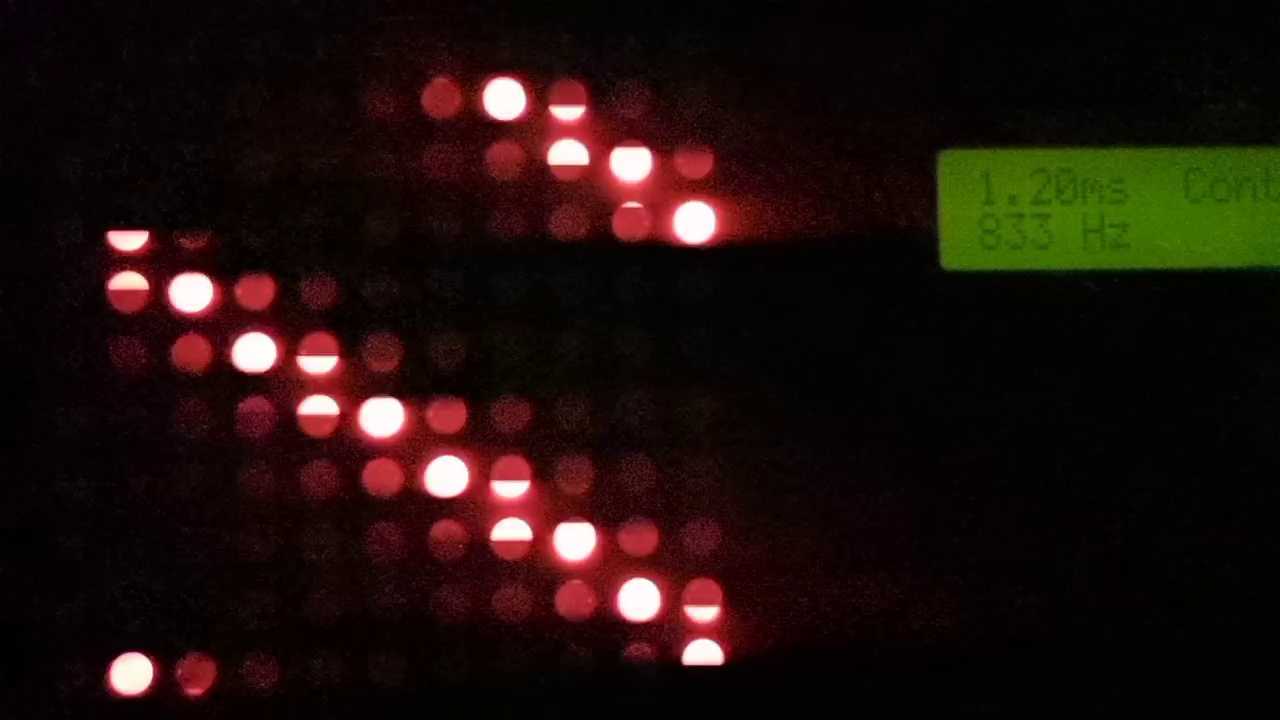
#> input picture rolling_shutter_skew/test_data/00010.jpg, 1280 x 720 px
$ python -i test_rolling_shutter_skew.py   (imports and definitions only)   (older library calls are emulated)
#> lines starting #> are read from the running program, lines starting #| are printed output that depends on the picture; after the words box and inside, x2 and y2 are one past the last pixel; in counts of white or black regions, pixels touching at a corner belong together
"""Experimentally determines a camera's rolling shutter skew.

See the accompanying PDF for instructions on how to use this test.
"""
# pylint: skip-file
from __future__ import division
from __future__ import print_function

import argparse
import glob
import math
import os
import sys


import cv2
# [4 lines of commented-out code are left out]
import numpy as np
import ioUtilities

# Constants for which direction the camera is facing.
FACING_FRONT = 0
FACING_BACK = 1
FACING_EXTERNAL = 2

# Camera capture defaults.
FPS = 30
WIDTH = 640
HEIGHT = 480
TEST_LENGTH = 1

# Each circle in a cluster must be within this many pixels of some other circle
# in the cluster.
CLUSTER_DISTANCE = 50.0 / HEIGHT
# A cluster must consist of at least this percentage of the total contours for
# it to be allowed into the computation.
MAJORITY_THRESHOLD = 0.7

# Constants to make sure the slope of the fitted line is reasonable.
SLOPE_MIN_THRESHOLD = 0.5
SLOPE_MAX_THRESHOLD = 1.5

# To improve readability of unit conversions.
SEC_TO_NSEC = float(10**9)
MSEC_TO_NSEC = float(10**6)
NSEC_TO_MSEC = 1.0 / float(10**6)


class RollingShutterArgumentParser(object):
    """Parses command line arguments for the rolling shutter test."""
    # [323 lines left out: functions __init__, parse_args, main, collect_data, load_data, find_average_shutter_skew and 1 more, not called in this run]


def android_image_to_opencv_image(img):
    if img.dtype == 'uint8':
        return img
    img *= 255
    img = img.astype(np.uint8)
    img = cv2.cvtColor(img, cv2.COLOR_RGB2BGR)
    return img


def find_contours(img):
    """Finds contours in the given image.

    Args:
        img: Image in Android camera RGB format.

    Returns:
        OpenCV-formatted contours, the original image in OpenCV format, a
        thresholded image with the contours drawn on, and a grayscale version of
        the image.
    """
    # Convert to format OpenCV can work with (BGR ordering with byte-ranged
    # values).
    img = android_image_to_opencv_image(img)

    # Since the LED colors for the panel we're using are red, we can get better
    # contours for the LEDs if we ignore the green and blue channels.  This also
    # makes it so we don't pick up the blue control screen of the LED panel.
    red_img = img[:, :, 2]
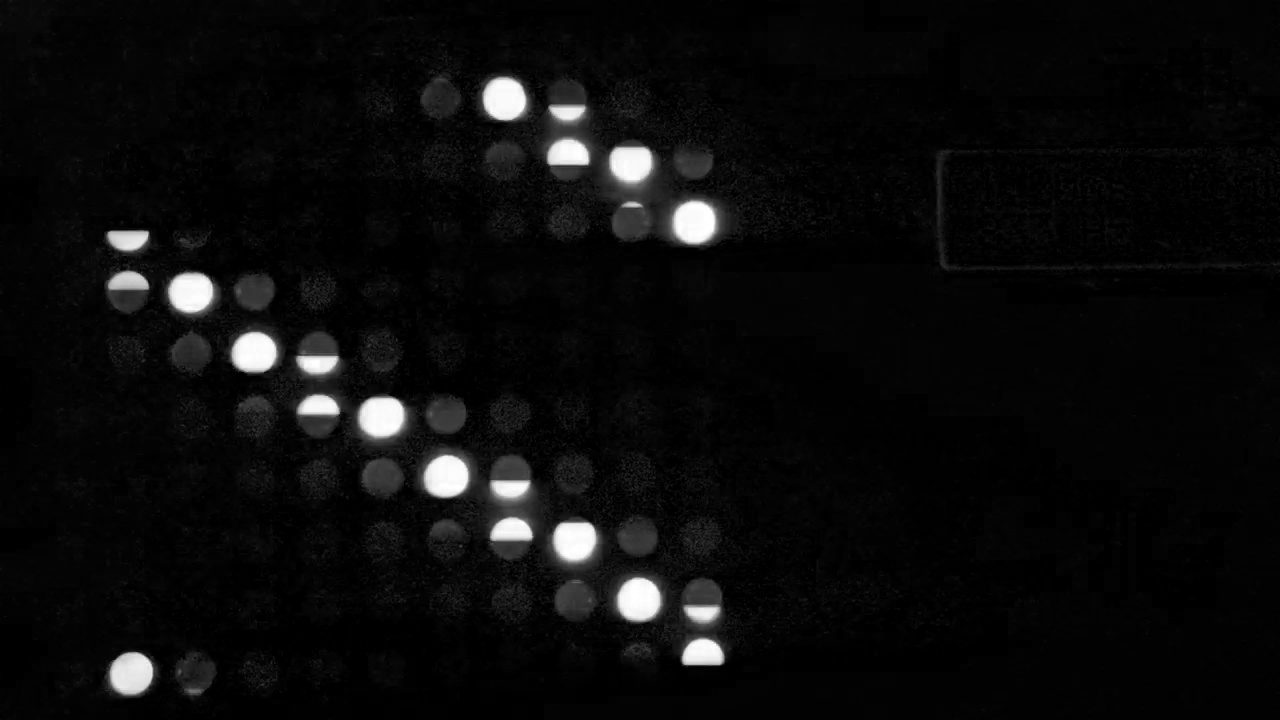
#> red_img: shape (720, 1280); min 0, max 255, mean 11.6
    _, thresh = cv2.threshold(red_img, 0, 255,
                              cv2.THRESH_BINARY + cv2.THRESH_OTSU)
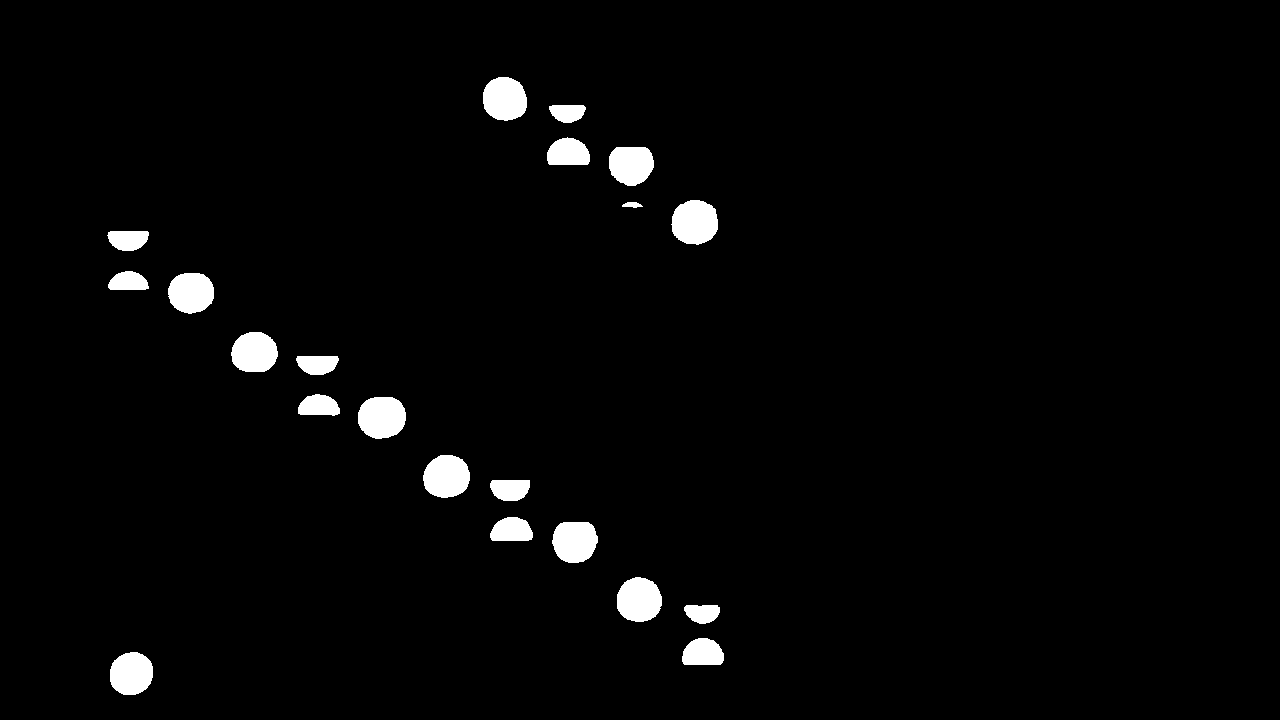
#> thresh: shape (720, 1280); 2.5% white; 21 white regions, largest, box (x1, y1, x2, y2) and area: (671, 200, 718, 245) 1674, (358, 397, 406, 439) 1646, (617, 577, 662, 622) 1610

    # Remove noise before finding contours by eroding the thresholded image and
    # then re-dilating it.  The size of the kernel represents how many
    # neighboring pixels to consider for the result of a single pixel.
    kernel = np.ones((3, 3), np.uint8)
    opening = cv2.morphologyEx(thresh, cv2.MORPH_OPEN, kernel, iterations=2)
#> opening: shape (720, 1280); 2.5% white; 21 white regions, largest, box (x1, y1, x2, y2) and area: (672, 200, 718, 244) 1670, (358, 397, 406, 439) 1646, (617, 577, 662, 622) 1609

#> (the run stopped early here; a loop or call above may not have finished)

$ run again, on rolling_shutter_skew/test_data/1.jpg
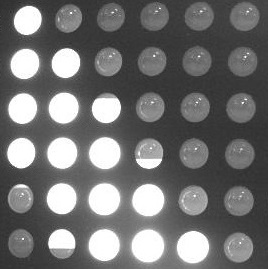
#> input picture rolling_shutter_skew/test_data/1.jpg, 268 x 269 px
#> picture is the input picture: shape (269, 268, 3); min 37, max 255, mean 113.3
#> in find_contours, `_, thresh = cv2.threshold(red_img, 0, 255, cv2.THRESH_BINARY + cv2.THR..`:
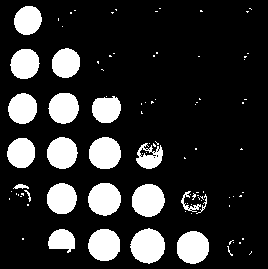
#> thresh: shape (269, 268); 17.7% white; 92 white regions (71 under 20 px), largest, box (x1, y1, x2, y2) and area: (130, 228, 165, 264) 939, (132, 184, 165, 217) 855, (88, 183, 121, 216) 852
#> in find_contours, `opening = cv2.morphologyEx(thresh, cv2.MORPH_OPEN, kernel, iterations=2)`:
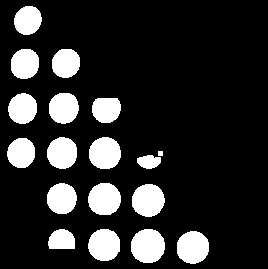
#> opening: shape (269, 268); 16.8% white; 18 white regions, largest, box (x1, y1, x2, y2) and area: (131, 229, 165, 263) 932, (132, 184, 165, 217) 855, (88, 183, 121, 215) 848
